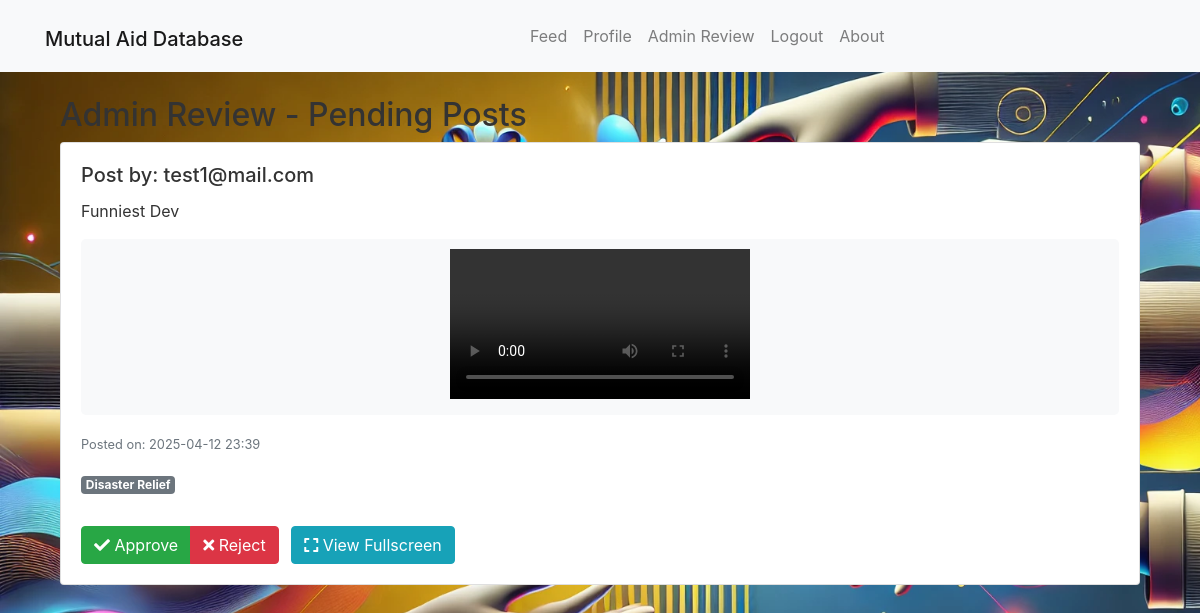
The page /admin/review (signed in) on the database as committed earlier.
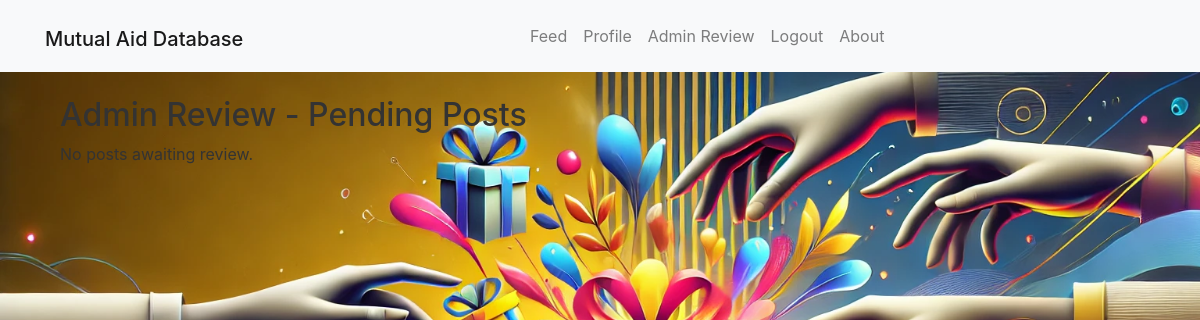
The same page on the database as committed later.
### app/models.py (models this page shows, shortened)
class Post(db.Model):
    __tablename__ = 'post'
    id = db.Column(db.Integer, primary_key=True)
    user_id = db.Column(db.Integer, db.ForeignKey('users.id'), nullable=False)
    content = db.Column(db.String(140), nullable=False)
    media_filename = db.Column(db.String(255), nullable=True)
    category = db.Column(db.String(55), nullable=False) # Category of the post (e.g., "Help Needed", "Donation", etc.)
    status = db.Column(db.String(55), nullable=False, default='Pending') # Status of the post (e.g., "Pending", "Approved", "Rejected")
    timestamp = db.Column(db.DateTime, index=True, nullable=False, default=datetime.utcnow)

class User(db.Model):
    __tablename__ = 'users'
    id = db.Column(db.Integer, primary_key=True)
    email = db.Column(db.String(120), unique=True, nullable=False)
    password = db.Column(db.String(128), nullable=False)
    is_admin = db.Column(db.Boolean, default=False)  # Flag to indicate if the user is an admin
    posts = db.relationship('Post', backref='author', lazy=True)

### app/routes.py (the view, shortened to what this page needs)
@main.route('/admin/review', methods=['GET', 'POST'])
def admin_review():
    if 'user_id' not in session:
        flash('Please log in to access this page.', 'warning')
        return redirect(url_for('main.login'))
    user = User.query.get_or_404(session['user_id'])
    if not user.is_admin:
        flash('You do not have permission to access this page.', 'danger')
        return redirect(url_for('main.feed'))
    pending_posts = Post.query.filter_by(status='Pending').order_by(Post.timestamp.desc()).all()
    return render_template('admin_review.html', posts=pending_posts)

### app/templates/admin_review.html (shortened to what this page needs)
{% extends "base.html" %}
{% block content %}
<div class="container">
    <h2>Admin Review - Pending Posts</h2>
    {% if not posts %}
        <p>No posts awaiting review.</p>
    {% else %}
        {% for post in posts %}
        <div class="card mb-3">
            <div class="card-body">
                <h5 class="card-title">Post by: {{ post.author.email }}</h5>
                <p class="card-text">{{ post.content }}</p>
                {% if post.media_filename %}
                    {% set file_ext = post.media_filename.split('.')[-1].lower() %}
                    <div class="media-container mb-3">
                        {% if file_ext in ['jpg', 'jpeg', 'png', 'gif', 'webp'] %}
                            <img src="{{ url_for('static', filename='uploads/' + post.media_filename) }}"
                                 class="img-fluid rounded"
                                 style="max-height: 400px; max-width: 100%;"
                                 alt="Post image">
                        {% elif file_ext in ['mp4', 'webm', 'ogg'] %}
                            <video controls style="max-width: 100%; max-height: 400px;">
                                <source src="{{ url_for('static', filename='uploads/' + post.media_filename) }}"
                                        type="video/{{ file_ext }}">
                            </video>
                        {% endif %}
                    </div>
                {% endif %}
                <div class="post-meta">
                    <p class="text-muted">
                        <small>Posted on: {{ post.timestamp.strftime('%Y-%m-%d %H:%M') }}</small>
                    </p>
                    <p class="badge badge-secondary">{{ post.category }}</p>
                </div>
                <form method="POST" action="{{ url_for('main.admin_review') }}" class="mt-3">
                    <div class="btn-group" role="group">
                        <button type="submit" name="action" value="approve" class="btn btn-success">
                            <i class="fas fa-check"></i> Approve
                        </button>
                        <button type="submit" name="action" value="reject" class="btn btn-danger">
                            <i class="fas fa-times"></i> Reject
                        </button>
                    </div>
                    <a href="{{ url_for('static', filename='uploads/' + post.media_filename) }}"
                       class="btn btn-info ml-2"
                       target="_blank"
                       {% if not post.media_filename %}disabled{% endif %}>
                        <i class="fas fa-expand"></i> View Fullscreen
                    </a>
                </form>
            </div>
        </div>
        {% endfor %}
    {% endif %}
</div>
<link rel="stylesheet" href="https://cdnjs.cloudflare.com/ajax/libs/font-awesome/5.15.4/css/all.min.css">
{% endblock %}

### app/templates/base.html (shortened to what this page needs)
<!DOCTYPE html>
<html lang="en">
<head>
  <link rel="stylesheet" href="https://stackpath.bootstrapcdn.com/bootstrap/4.5.2/css/bootstrap.min.css">
  <link rel="stylesheet" href="{{ url_for('static', filename='css/style.css') }}">
</head>
<body>
  <nav class="navbar navbar-expand-lg navbar-light bg-light">
    <div class="container justify-content-center">
      <h1><a class="navbar-brand" href="{{ url_for('main.welcome') }}">Mutual Aid Database</a></h1>
      <div class="collapse navbar-collapse justify-content-center" id="navbarCentered">
        <ul class="navbar-nav">
          {% if session.get('user_id') %}
            <li class="nav-item"><a class="nav-link" href="{{ url_for('main.feed') }}">Feed</a></li>
            <li class="nav-item"><a class="nav-link" href="{{ url_for('main.profile') }}">Profile</a></li>
            {% if session.get('is_admin') %}
              <li class="nav-item"><a class="nav-link" href="{{ url_for('main.admin_review') }}">Admin Review</a></li>
            {% endif %}
            <li class="nav-item"><a class="nav-link" href="{{ url_for('main.logout') }}">Logout</a></li>
          {% else %}
            <li class="nav-item"><a class="nav-link" href="{{ url_for('main.login') }}">Login</a></li>
            <li class="nav-item"><a class="nav-link" href="{{ url_for('main.register') }}">Register</a></li>
          {% endif %}
          <li class="nav-item"><a class="nav-link" href="{{ url_for('main.about') }}">About</a></li>
        </ul>
      </div>
    </div>
  </nav>
  <div class="container mt-4">
    {% block content %}{% endblock %}
  </div>
</body>
</html>

### app/static/css/style.css (style rules this page uses)
.navbar { display: flex; justify-content: center; }
body { background-image: url("../uploads/Mutual\ database\ background.png"); background-size: cover; background-attachment: fixed; background-size: cover; background-color: #f5f7fa; color: #333; }

Rows that differ between the two databases and show on the page:
no longer on this page (row edited): Post: author.email "test1@mail.com", content "Funniest Dev", timestamp "2025-04-12 23:39", category "Disaster Relief"
Other text that changed with them:
text now shown: "No posts awaiting review."
